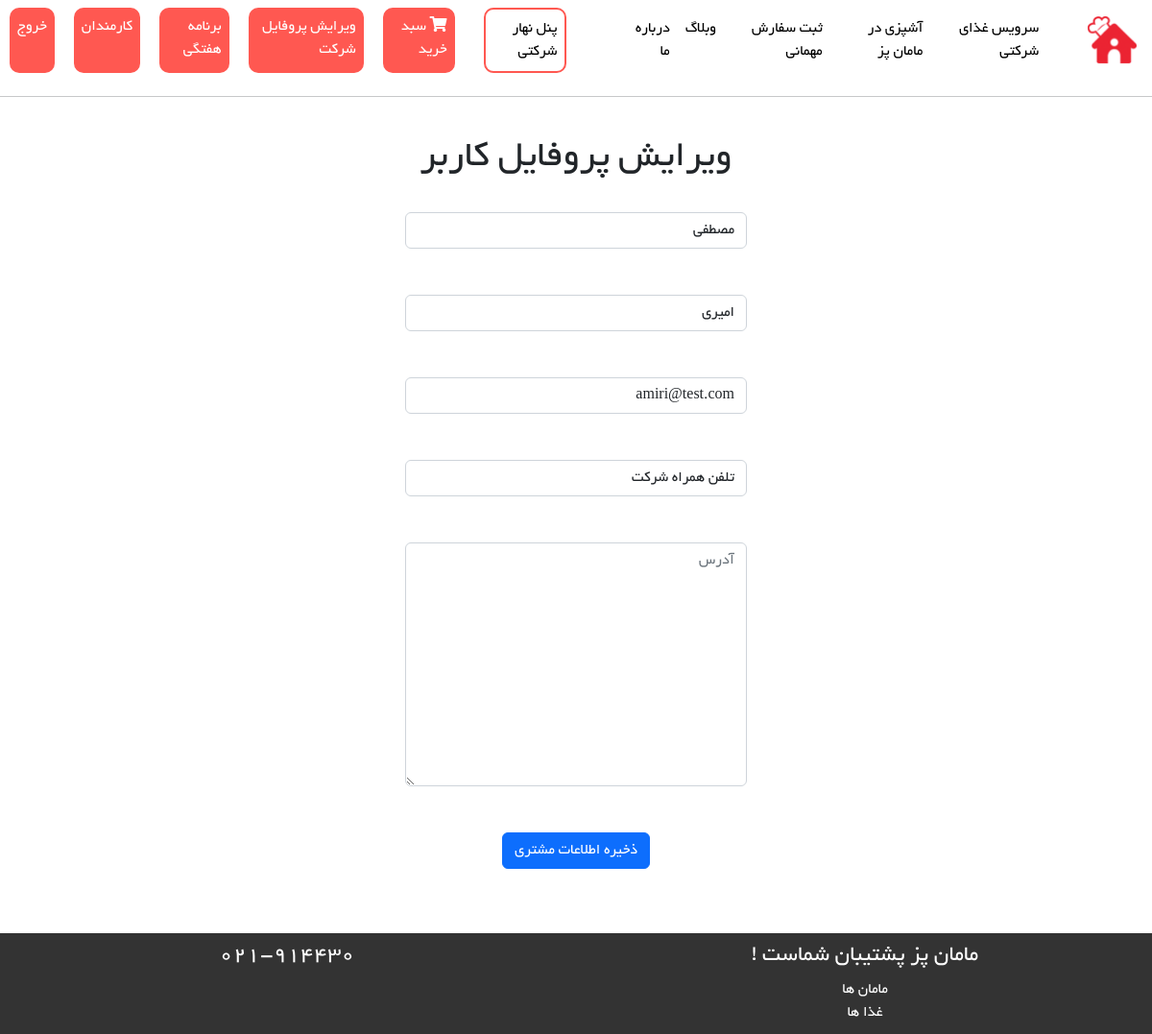
The page /customer/UpdateUserProfile (signed in) on the database its author committed.
### BaseApp/models.py (models this page shows, shortened)
class User(AbstractUser):
    phone_number = models.CharField(max_length=20, null=True, blank=True)
    email_active_code = models.CharField(max_length=100, null=True, blank=True)
    address = models.TextField(null=True, blank=True)
    is_mom = models.BooleanField(default=False)
    is_company = models.BooleanField(default=False)
    is_employee = models.BooleanField(default=False)
    class Meta:
        db_table = 'User'

### Customer/views.py (the view, shortened to what this page needs)
# urls.py: path('UpdateUserProfile', views.UserUpdateProfileView.as_view(), name='UpdateUserProfile'),
class UserUpdateProfileView(View):
    def get(self, request: HttpRequest):
        if request.user.is_authenticated:
            current_user = User.objects.filter(id=request.user.id).first()
            edit_form = UpdateUserProfileForm(instance=current_user)
            context = {
                'edit_form': edit_form,
            }
            return render(request, 'Customer/CustomersUpdateProfile.html', context)
        else:
            return HttpResponse('You are not allowed to access this page !')

### Customer/forms.py
class UpdateUserProfileForm(forms.ModelForm):
    class Meta:
        model = User
        fields = ['first_name', 'last_name', 'email', 'phone_number', 'address']
        widgets = {
            'first_name': forms.TextInput(attrs={
                'class': 'form-control',
                'placeholder': 'نام'
            }),
            'last_name': forms.TextInput(attrs={
                'class': 'form-control',
                'placeholder': 'نام خانوادگی'
            }),
            'email': forms.TextInput(attrs={
                'class': 'form-control',
                'placeholder': 'ایمیل'
            }),
            'phone_number': forms.TextInput(attrs={
                'class': 'form-control',
                'placeholder': 'تلفن همراه'
            }),
            'address': forms.Textarea(attrs={
                'class': 'form-control',
                'placeholder': 'آدرس'
            }),
        }
        labels = {
            'first_name': 'نام',
            'last_name': 'نام خانوادگی',
            'email': 'ایمیل',
            'phone_number': 'شماره تلفن',
            'address': 'آدرس'
        }

### Customer/templates/Customer/CustomersUpdateProfile.html (shortened to what this page needs)
{% extends 'base/layout.html' %}
{% block main %}
    <div style="text-align: center">
        <h1>ویرایش پروفایل کاربر</h1>
        <br>
        <div class="row">
            <div class="col-md-4"></div>
            <div class="col-md-4">
                <form action="{% url 'UpdateUserProfile' %}" method="post" id="edit-form">
                    {{ edit_form.first_name }}
                    <br/>
                    <br/>
                    {{ edit_form.last_name }}
                    <br/>
                    <br/>
                    {{ edit_form.email }}
                    <br/>
                    <br/>
                    {{ edit_form.phone_number }}
                    <br/>
                    <br/>
                    {{ edit_form.address }}
                    <br/>
                    <br/>
                    <button class="btn btn-primary" id="register-butt" type="submit">ذخیره اطلاعات مشتری</button>
                </form>
            </div>
            <div class="col-md-4"></div>
        </div>
    </div>
{% endblock %}

### static/css/base/layout-style.css (style rules this page uses)
body { font-family: 'Yekan'; direction: rtl; }
body { direction: rtl; }
body { margin-bottom: 100px; }

### rows shown on the page
User: first_name "مصطفی", last_name "امیری", email "amiri@test.com", phone_number "تلفن همراه شرکت"
